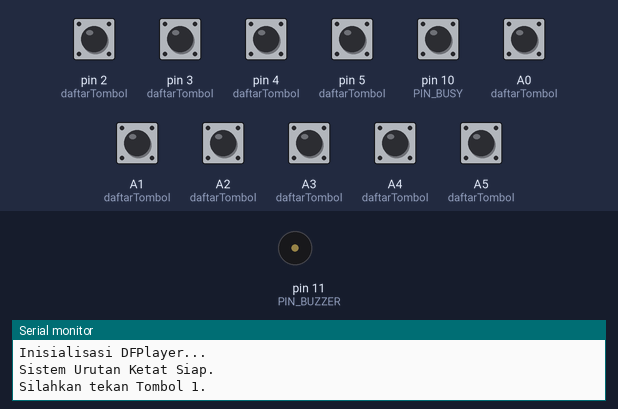
Recording of a sketch running on a simulated Arduino Uno, built with avr-gcc and run on an emulated ATmega328P. Shown: buzzer (waves = sounding, pin HIGH), the last lines printed to the serial monitor. Inputs (shaded band) come from the test bench; at power-on: A0 (daftarTombol), A1 (daftarTombol), A2 (daftarTombol), A3 (daftarTombol), A4 (daftarTombol), A5 (daftarTombol), pin 2 (daftarTombol), pin 3 (daftarTombol), pin 4 (daftarTombol), pin 5 (daftarTombol), pin 10 (PIN_BUSY) HIGH. The audio player accepts every command and is not drawn.

Above: at 1.7 s.
1.8 s: pin 3 (daftarTombol) pulled LOW for 1 s
At 2.2 s:
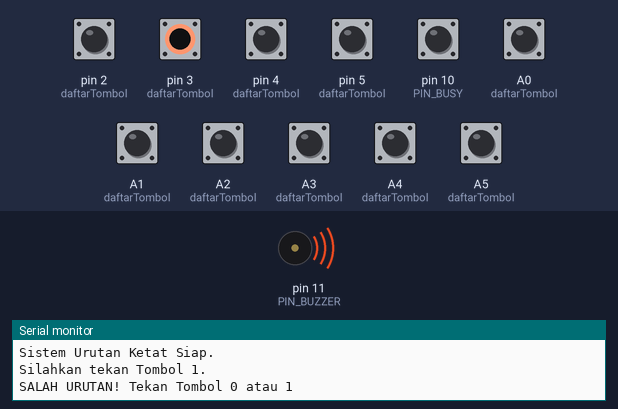
4.3 s: pin 2 (daftarTombol) pulled LOW for 0.15 s
At 5.2 s:
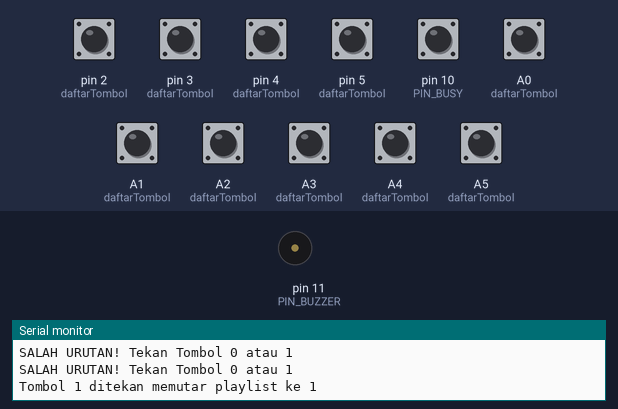
Timing chart, 0 to 7.3 s (numbered marks = the images above; inputs shaded):
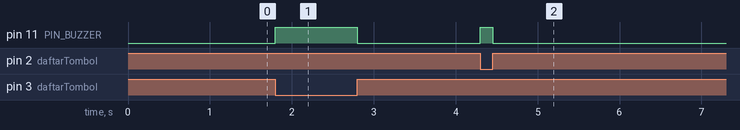

The sketch:

Arduino_Program.ino
```cpp
#include "Arduino.h"
#include "SoftwareSerial.h"
#include "DFRobotDFPlayerMini.h"

// --- KONFIGURASI PIN ---
#define PIN_RX_DFP 6    // Ke TX DFPlayer
#define PIN_TX_DFP 7    // Ke RX DFPlayer
#define PIN_BUSY   10   // Ke Pin BUSY DFPlayer
#define PIN_BUZZER 11   // Ke kaki positif Buzzer

// Penamaan Tombol
const int T_1  = 2;
const int T_2  = 3;
const int T_3  = 4;
const int T_4  = 5;
const int T_5  = A5;
const int T_6  = A4;
const int T_7  = A3;
const int T_8  = A2;
const int T_9  = A1;
const int T_10 = A0;

const int daftarTombol[] = {T_1, T_2, T_3, T_4, T_5, T_6, T_7, T_8, T_9, T_10};

SoftwareSerial mySoftwareSerial(PIN_RX_DFP, PIN_TX_DFP);
DFRobotDFPlayerMini myDFPlayer;

// Variabel Kontrol
bool statusPutarSebelumnya = false;
int nomorLaguAktif = 0;
int targetTombolBerikutnya = 0; // Mulai dari tombol 0

void setup() {
  mySoftwareSerial.begin(9600);
  Serial.begin(115200);

  pinMode(PIN_BUSY, INPUT);
  pinMode(PIN_BUZZER, OUTPUT);

  for (int i = 0; i < 10; i++) {
    pinMode(daftarTombol[i], INPUT_PULLUP);
  }

  Serial.println(F("Inisialisasi DFPlayer..."));
  if (!myDFPlayer.begin(mySoftwareSerial)) {
    Serial.println(F("Gagal terhubung! Periksa SD Card."));
    while (true);
  }

  myDFPlayer.volume(25);
  Serial.println(F("Sistem Urutan Ketat Siap."));
  Serial.println(F("Silahkan tekan Tombol 1."));
}

void loop() {
  bool sedangPutarLagu = (digitalRead(PIN_BUSY) == LOW);

  // --- DETEKSI LAGU SELESAI ---
  if (statusPutarSebelumnya == true && sedangPutarLagu == false) {
    Serial.print(F(">> Playlist Ke-"));
    Serial.print(nomorLaguAktif);
    Serial.println(F(" Selesai."));

    // JIKA BARU SAJA SELESAI TOMBOL 10, RESET KE 1
    if (nomorLaguAktif == 10) {
      targetTombolBerikutnya = 1;
      Serial.println(F(">> SIKLUS SELESAI. Kembali ke Tombol 1."));
    } else {
      // Tombol yang boleh ditekan adalah tombol yang sama atau tombol berikutnya
      // (Berdasarkan permintaan: "bisa diulang, tapi tidak bisa melompat")
      Serial.print(F(">> Berikutnya: Tombol "));
      Serial.print(targetTombolBerikutnya);
      Serial.print(F(" atau "));
      Serial.println(targetTombolBerikutnya + 1);
    }

    // Beep 2x
    digitalWrite(PIN_BUZZER, HIGH); delay(50); digitalWrite(PIN_BUZZER, LOW);
    delay(50);
    digitalWrite(PIN_BUZZER, HIGH); delay(50); digitalWrite(PIN_BUZZER, LOW);

    nomorLaguAktif = 0;
  }

  statusPutarSebelumnya = sedangPutarLagu;

  // --- CEK INPUT TOMBOL ---
  if (!sedangPutarLagu) {
    for (int i = 0; i < 10; i++) {
      if (digitalRead(daftarTombol[i]) == LOW) {
        int tombolDitekan = i + 1;

        // LOGIKA: Boleh ditekan jika itu tombol yang sama (ulang)
        // ATAU tombol tepat setelahnya (berurutan)
        if (tombolDitekan == targetTombolBerikutnya || tombolDitekan == (targetTombolBerikutnya + 1)) {

          // Jika pengguna menekan tombol "baru" (bukan mengulang)
          if (tombolDitekan == targetTombolBerikutnya + 1) {
            targetTombolBerikutnya = tombolDitekan;
          }

          nomorLaguAktif = tombolDitekan;

          digitalWrite(PIN_BUZZER, HIGH);
          delay(150);
          digitalWrite(PIN_BUZZER, LOW);

          Serial.print(F("Tombol "));
          Serial.print(nomorLaguAktif);
          Serial.print(F(" ditekan memutar playlist ke "));
          Serial.println(nomorLaguAktif);

          myDFPlayer.play(nomorLaguAktif);
          delay(1000);
        }
        else {
          // Jika menekan tombol yang salah (melompat atau mundur)
          Serial.print(F("SALAH URUTAN! Tekan Tombol "));
          Serial.print(targetTombolBerikutnya);
          if (targetTombolBerikutnya < 10) {
            Serial.print(F(" atau "));
            Serial.print(targetTombolBerikutnya + 1);
          }
          Serial.println();

          // Buzzer peringatan (suara lebih panjang)
          digitalWrite(PIN_BUZZER, HIGH); delay(500); digitalWrite(PIN_BUZZER, LOW);
        }
        break;
      }
    }
  }
}
```

Measured:
- after the input at 1.8 s, pin 11 (PIN_BUZZER): LOW → HIGH at once, → LOW 1.0 s later
- after the input at 4.3 s, pin 11 (PIN_BUZZER): LOW → HIGH at once, → LOW 0.15 s later
